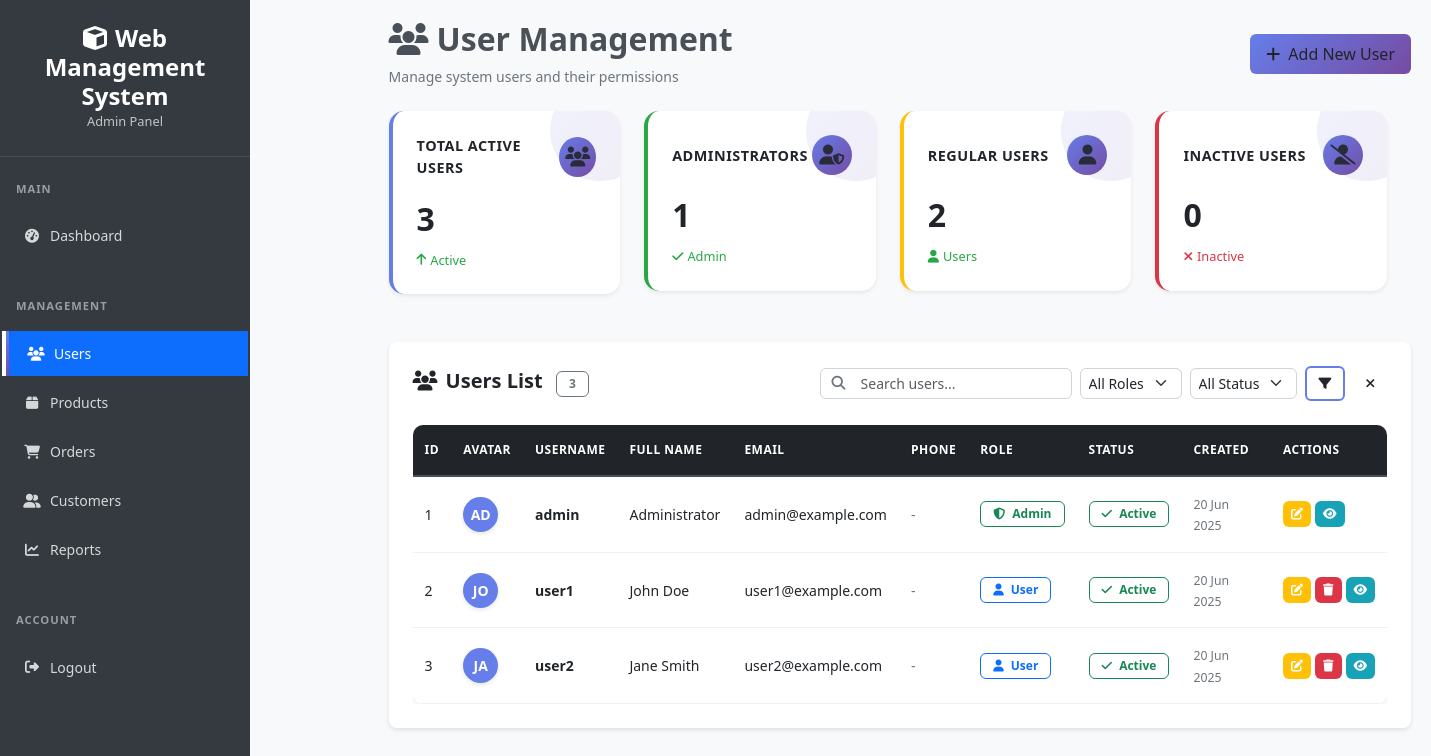
Screenshot of /admin/users/index.php (signed in) with the database file from the repository.
### tables this page shows
CREATE TABLE `users` (
  `id` int(11) NOT NULL,
  `username` varchar(50) NOT NULL,
  `email` varchar(100) NOT NULL,
  `password` varchar(255) NOT NULL,
  `role` enum('admin','user') DEFAULT 'user',
  `full_name` varchar(100) DEFAULT NULL,
  `phone` varchar(20) DEFAULT NULL,
  `is_active` tinyint(1) DEFAULT 1,
  `created_at` timestamp NOT NULL DEFAULT current_timestamp(),
  `updated_at` timestamp NOT NULL DEFAULT current_timestamp() ON UPDATE current_timestamp()
);

### admin/users/index.php (the view, shortened to what the rows shown need)
<?php
require_once '../../includes/functions.php';
$search = $_GET['search'] ?? '';
$role_filter = $_GET['role'] ?? '';
$status_filter = $_GET['status'] ?? '';
$page = max(1, (int)($_GET['page'] ?? 1));
$per_page = RECORDS_PER_PAGE;
$where_conditions = [];
$params = [];
$where_clause = !empty($where_conditions) ? 'WHERE ' . implode(' AND ', $where_conditions) : '';
$offset = ($page - 1) * $per_page;
$sql = "SELECT id, username, email, full_name, role, is_active, created_at, updated_at
        FROM users $where_clause
        ORDER BY created_at DESC
        LIMIT $per_page OFFSET $offset";
$users = getRecords($sql, $params);
include '../../includes/header.php';
?>
<main class="d-flex">
    <div class="admin-content flex-grow-1">
        <div class="d-flex justify-content-between align-items-center mb-4">
            <div>
                <h2><i class="fas fa-users me-2"></i>User Management</h2>
            </div>
        </div>
        <div class="admin-table-container">
            <div class="table-responsive">
                <table class="table admin-table" id="usersTable">
                            <thead>
                                <tr>
                                    <th>ID</th>
                                    <th>Avatar</th>
                                    <th>Username</th>
                                    <th>Full Name</th>
                                    <th>Email</th>
                                    <th>Phone</th>
                                    <th>Role</th>
                                    <th>Status</th>
                                    <th>Created</th>
                                    <th>Actions</th>
                                </tr>
                            </thead>
                            <tbody>
                                <?php if (empty($users)): ?>
                                    <tr>
                                        <td colspan="10" class="text-center py-4">
                                            <div class="admin-empty-state">
                                                <i class="fas fa-users empty-icon"></i>
                                                <div class="empty-title">No Users Found</div>
                                                <div class="empty-description">
                                                    <?php if (!empty($search) || !empty($role_filter) || !empty($status_filter)): ?>
                                                        Try adjusting your search criteria or filters.
                                                    <?php else: ?>
                                                        Start by adding your first user.
                                                    <?php endif; ?>
                                                </div>
                                                <a href="add.php" class="btn btn-primary mt-3">
                                                    <i class="fas fa-plus me-2"></i>Add User
                                                </a>
                                            </div>
                                        </td>
                                    </tr>
                                <?php else: ?>
                                    <?php foreach ($users as $user): ?>
                                        <tr>
                                            <td><?= $user['id'] ?></td>
                                            <td>
                                                <div class="user-avatar bg-primary text-white rounded-circle d-flex align-items-center justify-content-center"
                                                     style="width: 35px; height: 35px; font-size: 14px;">
                                                    <?= strtoupper(substr($user['full_name'] ?: $user['username'], 0, 2)) ?>
                                                </div>
                                            </td>
                                            <td>
                                                <strong><?= htmlspecialchars($user['username']) ?></strong>
                                            </td>
                                            <td><?= htmlspecialchars($user['full_name'] ?: '-') ?></td>
                                            <td>
                                                <a href="mailto:<?= htmlspecialchars($user['email']) ?>" class="text-decoration-none">
                                                    <?= htmlspecialchars($user['email']) ?>
                                                </a>
                                            </td>
                                            <td>
                                                <?php if (!empty($user['phone'])): ?>
                                                    <a href="tel:<?= htmlspecialchars($user['phone']) ?>" class="text-decoration-none">
                                                        <i class="fas fa-phone me-1"></i><?= htmlspecialchars($user['phone']) ?>
                                                    </a>
                                                <?php else: ?>
                                                    <span class="text-muted">-</span>
                                                <?php endif; ?>
                                            </td>
                                            <td>
                                                <span class="badge <?= $user['role'] === 'admin' ? 'bg-success' : 'bg-primary' ?>">
                                                    <i class="fas fa-<?= $user['role'] === 'admin' ? 'shield-alt' : 'user' ?> me-1"></i>
                                                    <?= ucfirst($user['role']) ?>
                                                </span>
                                            </td>
                                            <td>
                                                <span class="badge <?= $user['is_active'] ? 'bg-success' : 'bg-danger' ?>">
                                                    <i class="fas fa-<?= $user['is_active'] ? 'check' : 'times' ?> me-1"></i>
                                                    <?= $user['is_active'] ? 'Active' : 'Inactive' ?>
                                                </span>
                                            </td>
                                            <td>
                                                <small class="text-muted">
                                                    <?= formatDate($user['created_at'], 'd M Y') ?>
                                                </small>
                                            </td>
                                            <td>
                                                <div class="table-actions">
                                                    <a href="edit.php?id=<?= $user['id'] ?>"
                                                       class="btn btn-sm btn-action edit"
                                                       title="Edit User">
                                                        <i class="fas fa-edit"></i>
                                                    </a>
                                                    <?php if ($user['id'] != getCurrentUserId()): ?>
                                                        <button type="button"
                                                                class="btn btn-sm btn-action delete"
                                                                title="Delete User"
                                                                onclick="confirmDelete(<?= $user['id'] ?>, '<?= htmlspecialchars($user['username']) ?>')">
                                                            <i class="fas fa-trash"></i>
                                                        </button>
                                                    <?php endif; ?>
                                                    <button type="button"
                                                            class="btn btn-sm btn-action view"
                                                            title="View Details"
                                                            onclick="viewUser(<?= $user['id'] ?>)">
                                                        <i class="fas fa-eye"></i>
                                                    </button>
                                                </div>
                                            </td>
                                        </tr>
                                    <?php endforeach; ?>
                                <?php endif; ?>
                            </tbody>
                        </table>
                    </div>
                </div>
            </div>
        </main>
</body>
</html>

### rows the page displays
users: id "1", full_name "AD", username "admin", full_name "Administrator", email "admin@example.com", role "Admin", is_active 1 (drawn), created_at "20 Jun 2025"
users: id "2", full_name "JO", username "user1", full_name "John Doe", email "user1@example.com", role "User", is_active 1 (drawn), created_at "20 Jun 2025"
users: id "3", full_name "JA", username "user2", full_name "Jane Smith", email "user2@example.com", role "User", is_active 1 (drawn), created_at "20 Jun 2025"

### other values shown
APP_NAME "Web Management System"
$role_stats['total_active'] "3"
$role_stats['admin'] "1"
$role_stats['user'] "2"
$role_stats['total_inactive'] "0"
$total_records "3"
